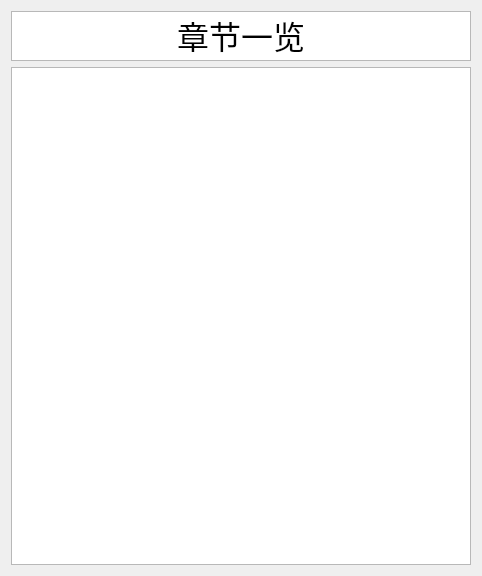
<?xml version="1.0" encoding="UTF-8"?>
<ui version="4.0">
 <class>CCPDF_BookMarkWidget</class>
 <widget class="QWidget" name="CCPDF_BookMarkWidget">
  <property name="geometry">
   <rect>
    <x>0</x>
    <y>0</y>
    <width>482</width>
    <height>576</height>
   </rect>
  </property>
  <property name="windowTitle">
   <string>Form</string>
  </property>
  <layout class="QVBoxLayout" name="verticalLayout">
   <item>
    <widget class="QTextBrowser" name="bookmodel_reminder">
     <property name="maximumSize">
      <size>
       <width>16777215</width>
       <height>50</height>
      </size>
     </property>
     <property name="verticalScrollBarPolicy">
      <enum>Qt::ScrollBarAlwaysOff</enum>
     </property>
     <property name="horizontalScrollBarPolicy">
      <enum>Qt::ScrollBarAlwaysOff</enum>
     </property>
     <property name="html">
      <string>&lt;!DOCTYPE HTML PUBLIC &quot;-//W3C//DTD HTML 4.0//EN&quot; &quot;http://www.w3.org/TR/REC-html40/strict.dtd&quot;&gt;
&lt;html&gt;&lt;head&gt;&lt;meta name=&quot;qrichtext&quot; content=&quot;1&quot; /&gt;&lt;meta charset=&quot;utf-8&quot; /&gt;&lt;style type=&quot;text/css&quot;&gt;
p, li { white-space: pre-wrap; }
hr { height: 1px; border-width: 0; }
li.unchecked::marker { content: &quot;\2610&quot;; }
li.checked::marker { content: &quot;\2612&quot;; }
&lt;/style&gt;&lt;/head&gt;&lt;body style=&quot; font-family:'Microsoft YaHei UI'; font-size:9pt; font-weight:400; font-style:normal;&quot;&gt;
&lt;p align=&quot;center&quot; style=&quot; margin-top:0px; margin-bottom:0px; margin-left:0px; margin-right:0px; -qt-block-indent:0; text-indent:0px;&quot;&gt;&lt;span style=&quot; font-size:24pt;&quot;&gt;章节一览&lt;/span&gt;&lt;/p&gt;
&lt;p style=&quot;-qt-paragraph-type:empty; margin-top:0px; margin-bottom:0px; margin-left:0px; margin-right:0px; -qt-block-indent:0; text-indent:0px;&quot;&gt;&lt;br /&gt;&lt;/p&gt;&lt;/body&gt;&lt;/html&gt;</string>
     </property>
     <property name="textInteractionFlags">
      <set>Qt::NoTextInteraction</set>
     </property>
    </widget>
   </item>
   <item>
    <widget class="QTreeView" name="bookmodel_treeView">
     <attribute name="headerCascadingSectionResizes">
      <bool>false</bool>
     </attribute>
    </widget>
   </item>
  </layout>
 </widget>
 <resources/>
 <connections/>
</ui>
